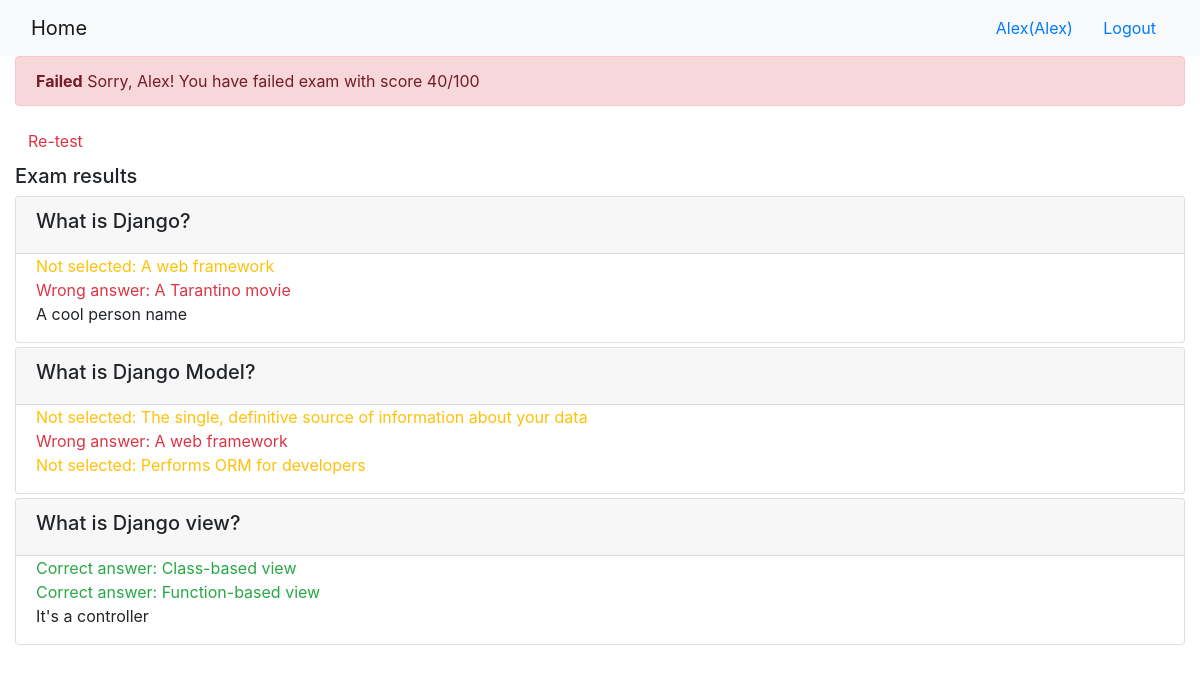
The page /onlinecourse/course/1/submission/1/result/ (signed in) on the database its author committed.
### onlinecourse/models.py (models this page shows, shortened)
class Question(models.Model):
    course = models.ForeignKey(Course, on_delete=models.CASCADE)
    lesson = models.ForeignKey(Lesson, on_delete=models.CASCADE)
    question_text = models.TextField(default="")
    grade = models.IntegerField(default=1)

class Choice(models.Model):
    question = models.ForeignKey(Question, on_delete=models.CASCADE)
    choice_text = models.TextField(default="")
    is_correct = models.BooleanField(default=False)

### onlinecourse/views.py (the view)
# urls.py: path('course/<int:course_id>/submission/<int:submission_id>/result/', views.show_exam_result, name='exam_result'),
def show_exam_result(request, course_id, submission_id):
    context = {}
    course = get_object_or_404(Course, pk=course_id)
    submission = Submission.objects.get(id=submission_id)
    choices = submission.choices.all()
    total_score = 0
    for choice in choices:
        if choice.is_correct:
            total_score += choice.question.grade
    context['course'] = course
    context['choices'] = choices
    context['grade'] = total_score
    return render(request, 'onlinecourse/exam_result_bootstrap.html', context)

### onlinecourse/templates/onlinecourse/exam_result_bootstrap.html (shortened to what this page needs)
<!DOCTYPE html>
<html lang="en">
<head>
    {% load static %}
    <link rel="stylesheet" href="https://maxcdn.bootstrapcdn.com/bootstrap/4.5.2/css/bootstrap.min.css">
</head>
<body>
 <nav class="navbar navbar-light bg-light">
    <div class="container-fluid">
        <div class="navbar-header">
              <a class="navbar-brand" href="{% url 'onlinecourse:index' %}">Home</a>
        </div>
        <ul class="nav navbar-nav navbar-right">
            {% if user.is_authenticated %}
            <li>
                <a class="btn btn-link" href="#">{{ user.first_name }}({{ user.username }})</a>
                <a class="btn btn-link" href="{% url 'onlinecourse:logout' %}">Logout</a>
            </li>
            {% endif %}
        </ul>
    </div>
</nav>
<div class="container-fluid">
    {% if grade > 80 %}
    <div class="alert alert-success">
       <b>Congratulations, {{ user.first_name }}!</b> You have passed the exam and completed the course with a score {{ grade }}/100
    </div>
        {% else %}
        <div class="alert alert-danger">
            <b>Failed</b> Sorry, {{ user.first_name }}!  You have failed exam with score {{ grade }}/100
        </div>
        <a class="btn btn-link text-danger" href="{% url 'onlinecourse:course_details' course.id %}">Re-test</a>
        {% endif %}
        <div class="card-columns-vertical mt-1">
        <h5 class="">Exam results</h5>
            {% for question in course.question_set.all %}
            <div class="card mt-1">
                <div class="card-header"><h5>{{ question.question_text }}</h5></div>
                <div class="form-group">
                    {% for choice in question.choice_set.all %}
                    <div class="form-check">
                        {% if choice.is_correct and choice in choices %}
                        <div class="text-success">Correct answer: {{ choice.choice_text }}</div>
                        {% else %}{% if choice.is_correct and not choice in choices %}
                        <div class="text-warning">Not selected: {{ choice.choice_text }}</div>
                        {% else %}{% if not choice.is_correct and choice in choices %}
                        <div class="text-danger">Wrong answer: {{ choice.choice_text }}</div>
                        {% else %}
                        <div>{{ choice.choice_text }}</div>
                        {% endif %}{% endif %}{% endif %}
                    </div>
                    {% endfor %}
                </div>
            </div>
            {% endfor %}
        </div>
    </div>
</body>
</html>

### rows shown on the page
Question: question_text "What is Django?"
Choice: choice_text "A web framework"
Choice: choice_text "A Tarantino movie"
Choice: choice_text "A cool person name"
Question: question_text "What is Django Model?"
Choice: choice_text "The single, definitive source of information about your data"
Choice: choice_text "A web framework"
Choice: choice_text "Performs ORM for developers"
Question: question_text "What is Django view?"
Choice: choice_text "Class-based view"
Choice: choice_text "Function-based view"
Choice: choice_text "It's a controller"

### other values the page prints
{{ user.first_name }} "Alex"
{{ user.username }} "Alex"
{{ grade }} "40"
